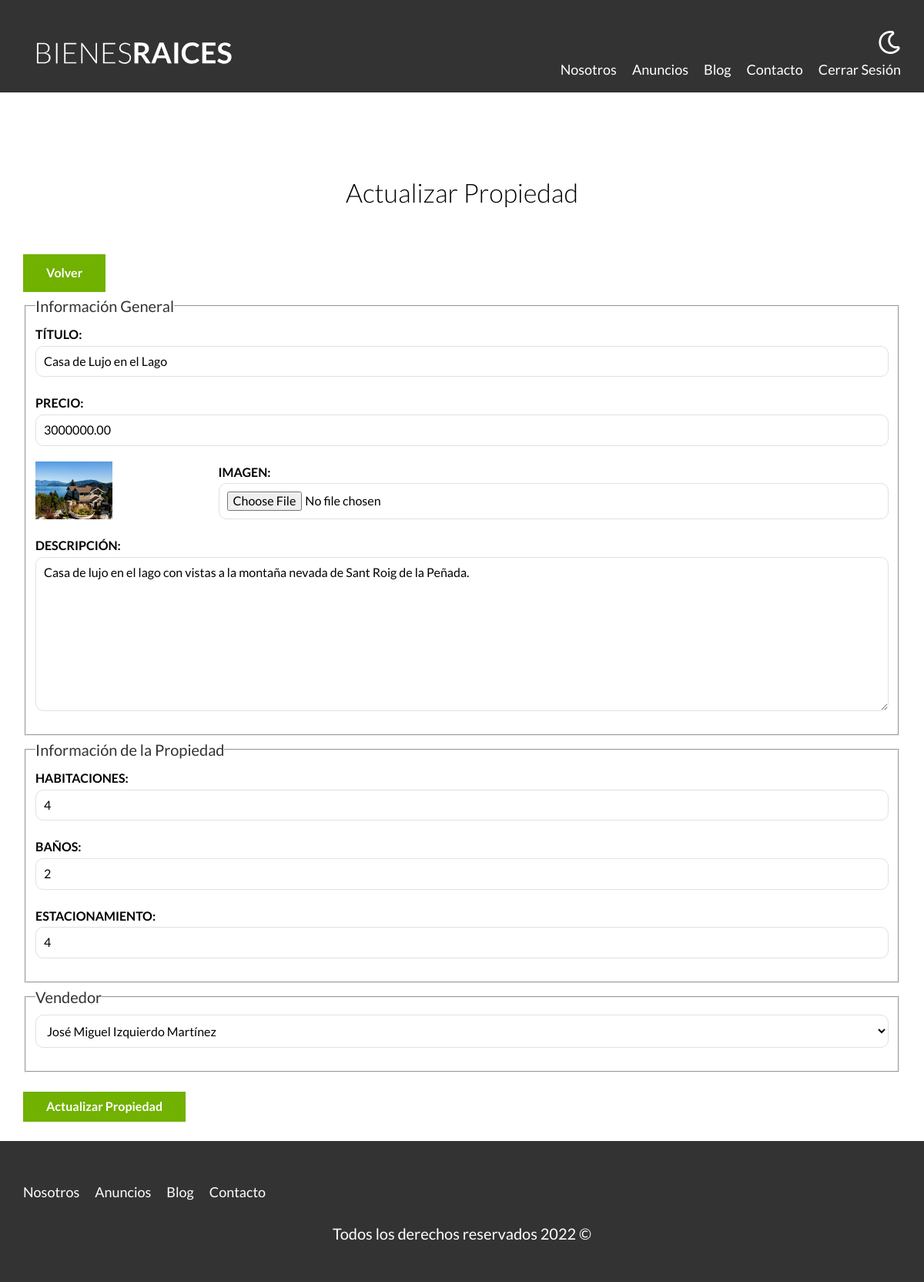
Page /admin/propiedades/actualizar.php?propiedad=1 (signed in) on the committed database.
### tables this page shows
CREATE TABLE `propiedades` (
  `id` int NOT NULL AUTO_INCREMENT,
  `titulo` varchar(60) DEFAULT NULL,
  `precio` decimal(10,2) DEFAULT NULL,
  `imagen` varchar(200) DEFAULT NULL,
  `descripcion` longtext,
  `habitaciones` int DEFAULT NULL,
  `wc` int DEFAULT NULL,
  `estacionamiento` int DEFAULT NULL,
  `creado` date DEFAULT NULL,
  `vendedorId` int DEFAULT NULL,
  PRIMARY KEY (`id`),
  KEY `vendedorId_FK_idx` (`vendedorId`),
  CONSTRAINT `vendedorId_FK` FOREIGN KEY (`vendedorId`) REFERENCES `vendedores` (`id`)
);

CREATE TABLE `vendedores` (
  `id` int NOT NULL AUTO_INCREMENT,
  `nombre` varchar(45) DEFAULT NULL,
  `apellido` varchar(45) DEFAULT NULL,
  `telefono` varchar(10) DEFAULT NULL,
  PRIMARY KEY (`id`)
);

### admin/propiedades/actualizar.php (the view, shortened to what this page needs)
<?php
require '../../includes/funciones.php';
$query = "SELECT id, nombre, apellido, telefono FROM vendedores";
$vendedores = mysqli_query($db, $query);
$errores = [];
$titulo = '';
$precio = '';
$descripcion = '';
$habitaciones = '';
$wc = '';
$estacionamiento = '';
$vendedorId = '';
?>
    <pre>
        <?php if($_SERVER["REQUEST_METHOD"] === 'POST') {
            $id = $_POST['id'];
            $titulo = mysqli_real_escape_string( $db, $_POST['titulo']);
            $precio = mysqli_real_escape_string( $db, $_POST['precio']);
            $descripcion = mysqli_real_escape_string( $db, $_POST['descripcion']);
            $habitaciones = mysqli_real_escape_string( $db, $_POST['habitaciones']);
            $wc = $_POST['wc'];
            $estacionamiento = mysqli_real_escape_string( $db, $_POST['estacionamiento']);
            $vendedorId = mysqli_real_escape_string( $db, $_POST['vendedorId']);
            $creado = $_POST['creado'];
            $imagen = strlen($_FILES['imagen']['name']) > 0 ? $_FILES['imagen'] : null;
            echo "FILES tiene el valor:";
            var_dump($_FILES['imagen']);
            if(!$titulo) {
                $errores[] = "Debes añadir un título";
            }
            if(!$precio) {
                $errores[] = "El precio es obligatorio";
            }
            if(strlen( $descripcion ) < 50) {
                $errores[] = "La descripción es obligatoria y debe tener al menos 50 caracteres";
            }
            if(!$habitaciones) {
                $errores[] = "El número de habitaciones es obligatorio";
            }
            if(!$wc) {
                $errores[] = "El número de baños es obligatorio";
            }
            if(!$estacionamiento) {
                $errores[] = "El número de estacionamientos es obligatorio";
            }
            if(!$vendedorId) {
                $errores[] = "Elige un vendedor";
            }
            if(isset($imagen)){
                $medida = 1024 * 1024 * 2;
                if($imagen['size'] > $medida){
                    $errores[] = 'La imagen es muy pesada. No debe pasar de 2 MB';
                }
            }
            if(empty($errores)){
                if(isset($imagen)){
                    $carpetaImagenes = getImageFolder();
                    if(!is_dir($carpetaImagenes)){
                        mkdir($carpetaImagenes);
                    }
                    $nombreImagen = getImageName($imagen['name']);
                    move_uploaded_file($imagen['tmp_name'], $carpetaImagenes.$nombreImagen);
                    $antiguaImagen = getImageFromDB($id);
                    unlink($carpetaImagenes . $antiguaImagen);
                }
                $campoImagen = isset($nombreImagen) ? "imagen='$nombreImagen', " : '';
                $query = "UPDATE propiedades SET titulo='$titulo', precio=$precio, $campoImagen descripcion='$descripcion', habitaciones=$habitaciones, wc=$wc, estacionamiento=$estacionamiento, creado='$creado', vendedorId=$vendedorId";
                $query .= " WHERE id=$id";
                $resultado = mysqli_query($db, $query);
                echo '<br>';
                if($resultado){
                    header('Location: /admin?resultado=2');
                    exit;
                }else{
                    header('Location: /admin?error=2');
                    exit;
                }
            }
        }else if($_SERVER["REQUEST_METHOD"] === 'GET') {
            $id = filter_var($_GET['propiedad'], FILTER_VALIDATE_INT);
            $query = "SELECT * FROM propiedades WHERE id='$id'";
            $resultadoConsulta = mysqli_query($db, $query);
            $propiedad = mysqli_fetch_assoc($resultadoConsulta);
            $titulo = $propiedad['titulo'];
            $precio = $propiedad['precio'];
            $descripcion = $propiedad['descripcion'];
            $habitaciones = $propiedad['habitaciones'];
            $wc = $propiedad['wc'];
            $estacionamiento = $propiedad['estacionamiento'];
            $vendedorId = $propiedad['vendedorId'];
        }else {
            echo "No sé qué tipo de envío es";
        } ?>
    </pre>
    <main class="contenedor seccion">
        <h2>Actualizar Propiedad</h2>
        <a href="/admin" class="boton boton-verde">Volver</a>
        <form action="/admin/propiedades/actualizar.php" class="formulario" method="POST" enctype="multipart/form-data">
            <fieldset>
                <legend>Información General</legend>
                <label for="titulo">Título:</label>
                <input type="text" id="titulo" name="titulo" placeholder="Título Propiedad" value="<?= $titulo; ?>">
                <label for="precio">Precio:</label>
                <input type="number" id="precio" name="precio" placeholder="Precio Propiedad" value="<?= $precio; ?>">
                <div class="imagen-form">
                    <img src="/imagenes/<?= $propiedad['imagen'] ?>" class="imagen-actualizar" alt="Imagen de la <?= $propiedad['titulo']; ?>" title="Imagen de la <?= $propiedad['titulo']; ?>">
                    <div>
                        <label for="imagen">Imagen:</label>
                        <input type="file" id="imagen" name="imagen" accept="image/jpeg, image/png">
                    </div>
                </div>
                <label for="descripcion">Descripción:</label>
                <textarea name="descripcion" id="descripcion" cols="30" rows="10" minlength="50" maxlength="3000"><?= $descripcion; ?></textarea>
            </fieldset>
            <fieldset>
                <legend>Información de la Propiedad</legend>
                <label for="habitaciones">Habitaciones:</label>
                <input type="number" id="habitaciones" name="habitaciones" placeholder="Ej: 3" min="1" max="9" value="<?= $habitaciones; ?>">
                <label for="wc">Baños:</label>
                <input type="number" id="wc" name="wc" placeholder="Ej: 3" min="1" max="9" value="<?= $wc; ?>">
                <label for="estacionamiento">Estacionamiento:</label>
                <input type="number" id="estacionamiento" name="estacionamiento" placeholder="Ej: 3" min="1" max="9" value="<?= $estacionamiento; ?>">
            </fieldset>
            <fieldset>
                <legend>Vendedor</legend>
                <select name="vendedorId" id="vendedorId">
                <?php while($vendedor = mysqli_fetch_assoc($vendedores)): ?>
                    <option <?= $vendedorId === $vendedor['id'] ? 'selected' : ''; ?>  value="<?= $vendedor['id']; ?>"><?= $vendedor['nombre']." ". $vendedor['apellido']; ?></option>
                <?php endwhile; ?>
                </select>
            </fieldset>
            <input type="submit" value="Actualizar Propiedad" class="boton boton-verde">
        </form>
    </main>

### build/css/app.css (style rules this page uses)
html { -webkit-text-size-adjust:100%;line-height:1.15 }
body { margin:0 }
main { display:block }
pre { font-family:monospace,monospace;font-size:1em }
a { background-color:transparent }
img { border-style:none }
button,input,optgroup,select,textarea { font-family:inherit;font-size:100%;line-height:1.15;margin:0 }
button,input { overflow:visible }
button,select { text-transform:none }
[type=button],[type=reset],[type=submit],button { -webkit-appearance:button }
fieldset { padding:.35em .75em .625em }
legend { box-sizing:border-box;color:inherit;display:table;max-width:100%;padding:0;white-space:normal }
textarea { overflow:auto }
html { box-sizing:border-box;font-size:62.5% }
*,:after,:before { box-sizing:inherit }
body { font-family:Lato,sans-serif;font-size:1.6rem;line-height:1.8 }
.contenedor { margin:0 auto;max-width:120rem;width:95% }
a { text-decoration:none }
img,picture { display:block;height:auto;width:100% }
h1,h2,h3 { font-family:Lato,sans-serif;font-weight:300;margin:2.5rem 0;text-align:center }
h2 { font-size:3.4rem }
.seccion { margin-bottom:2.5rem;margin-top:2.5rem }
.boton-verde { background-color:#71b100;border:none;color:#fff;display:inline-block;font-weight:700;margin-top:2.5rem;padding:1rem 3rem;text-align:center;text-decoration:none }
.formulario legend { color:#333;font-size:2rem }
.formulario label { display:block;font-weight:700;text-transform:uppercase }
.formulario input:not([type=submit]),.formulario select,.formulario textarea { background-color:#fff;border:1px solid #e1e1e1;border-radius:1rem;display:block;margin-bottom:2rem;padding:1rem;width:100% }
.formulario textarea { height:20rem }
.imagen-actualizar,table.propiedades .imagen-tabla { width:10rem }
.imagen-form { display:grid;gap:2rem;grid-template-columns:1fr 4fr }

### rows in the picture
propiedades: titulo "Casa de Lujo en el Lago", precio "3000000.00", imagen (picture), descripcion "Casa de lujo en el lago con vistas a la montaña nevada de Sant Roig de la Peñada.", habitaciones "4", wc "2", estacionamiento "4", vendedorId "José Miguel Izquierdo Martínez"
